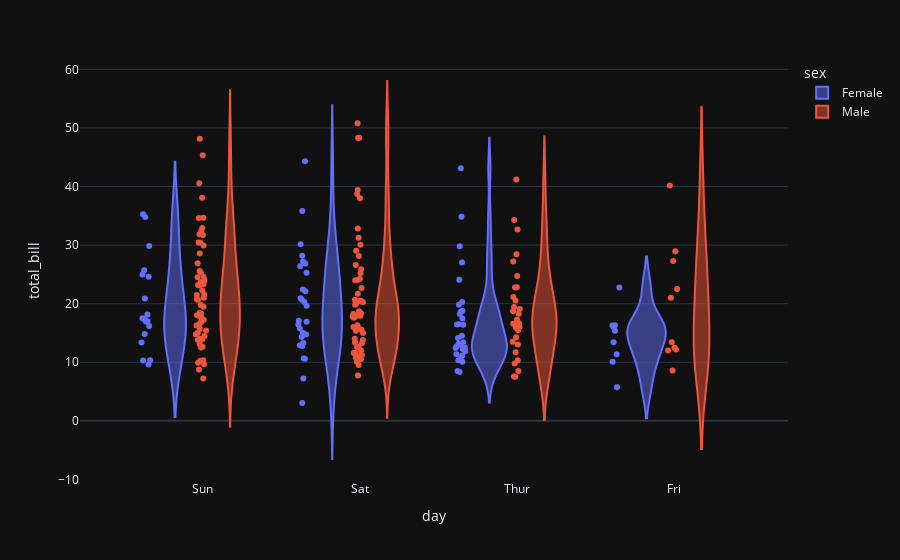

The notebook cell saved with this chart:
### Code cell
fig = px.violin(tips,
                x = 'day',
                y = 'total_bill',
                color='sex',
                points='all',
                template='plotly_dark')
fig.show()

### Figure 1 — Plotly figure (JSON) as saved in the notebook; plotly's stock layout.template omitted (floating-point values rounded to 4 significant figures; data arrays with more than 128 entries replaced by an {"elided": "..."} marker saying what was removed)
{"data": [{"alignmentgroup": "True", "box": {"visible": false}, "hovertemplate": "sex=Female<br>day=%{x}<br>total_bill=%{y}<extra></extra>", "legendgroup": "Female", "marker": {"color": "#636efa"}, "name": "Female", "offsetgroup": "Female", "orientation": "v", "points": "all", "scalegroup": "True", "showlegend": true, "type": "violin", "x": ["Sun", "Sun", "Sun", "Sun", "Sun", "Sun", "Sat", "Sat", "Sat", "Sat", "Sat", "Sat", "Sun", "Sun", "Sat", "Sat", "Sat", "Sat", "Sat", "Sat", "Sat", "Thur", "Thur", "Fri", "Fri", "Fri", "Fri", "Fri", "Sat", "Sat", "Sat", "Sat", "Sat", "Sun", "Sun", "Thur", "Thur", "Thur", "Thur", "Thur", "Thur", "Thur", "Thur", "Thur", "Thur", "Thur", "Thur", "Thur", "Thur", "Thur", "Thur", "Thur", "Thur", "Thur", "Thur", "Thur", "Thur", "Sun", "Sun", "Sun", "Sun", "Sun", "Sat", "Sat", "Sun", "Sun", "Sun", "Thur", "Thur", "Thur", "Thur", "Thur", "Thur", "Thur", "Sat", "Sat", "Sat", "Sat", "Sat", "Fri", "Fri", "Fri", "Fri", "Sat", "Sat", "Sat", "Thur"], "x0": " ", "xaxis": "x", "y": [16.99, 24.59, 35.26, 14.83, 10.33, 16.97, 20.29, 15.77, 19.65, 15.06, 20.69, 16.93, 10.29, 34.81, 26.41, 16.45, 3.07, 17.07, 26.86, 25.28, 14.73, 10.07, 34.83, 5.75, 16.32, 22.75, 11.35, 15.38, 44.3, 22.42, 20.92, 14.31, 7.25, 25.71, 17.31, 10.65, 12.43, 24.08, 13.42, 12.48, 29.8, 14.52, 11.38, 20.27, 11.17, 12.26, 18.26, 8.51, 10.33, 14.15, 13.16, 17.47, 27.05, 16.43, 8.35, 18.64, 11.87, 29.85, 25, 13.39, 16.21, 17.51, 10.59, 10.63, 9.6, 20.9, 18.15, 19.81, 43.11, 13, 12.74, 13, 16.4, 16.47, 12.76, 13.27, 28.17, 12.9, 30.14, 13.42, 15.98, 16.27, 10.09, 22.12, 35.83, 27.18, 18.78], "y0": " ", "yaxis": "y"}, {"alignmentgroup": "True", "box": {"visible": false}, "hovertemplate": "sex=Male<br>day=%{x}<br>total_bill=%{y}<extra></extra>", "legendgroup": "Male", "marker": {"color": "#EF553B"}, "name": "Male", "offsetgroup": "Male", "orientation": "v", "points": "all", "scalegroup": "True", "showlegend": true, "type": "violin", "x": {"elided": "157 str values"}, "x0": " ", "xaxis": "x", "y": {"elided": "157 float values"}, "y0": " ", "yaxis": "y"}], "layout": {"legend": {"title": {"text": "sex"}, "tracegroupgap": 0}, "margin": {"t": 60}, "violinmode": "group", "xaxis": {"anchor": "y", "domain": [0, 1], "title": {"text": "day"}}, "yaxis": {"anchor": "x", "domain": [0, 1], "title": {"text": "total_bill"}}}}
